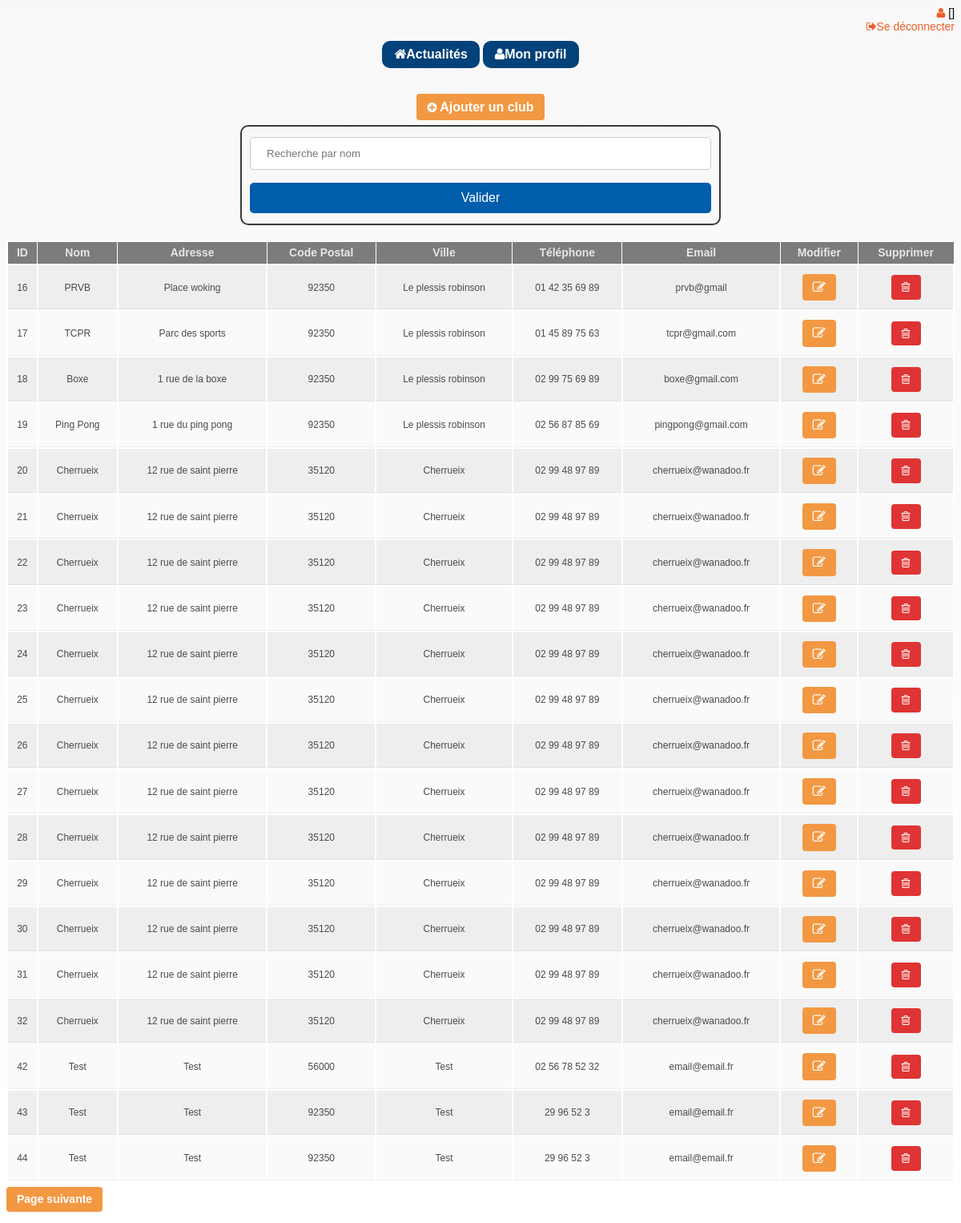
/club2021/club/club.php (signed in), run on an earlier commit of the app's database.
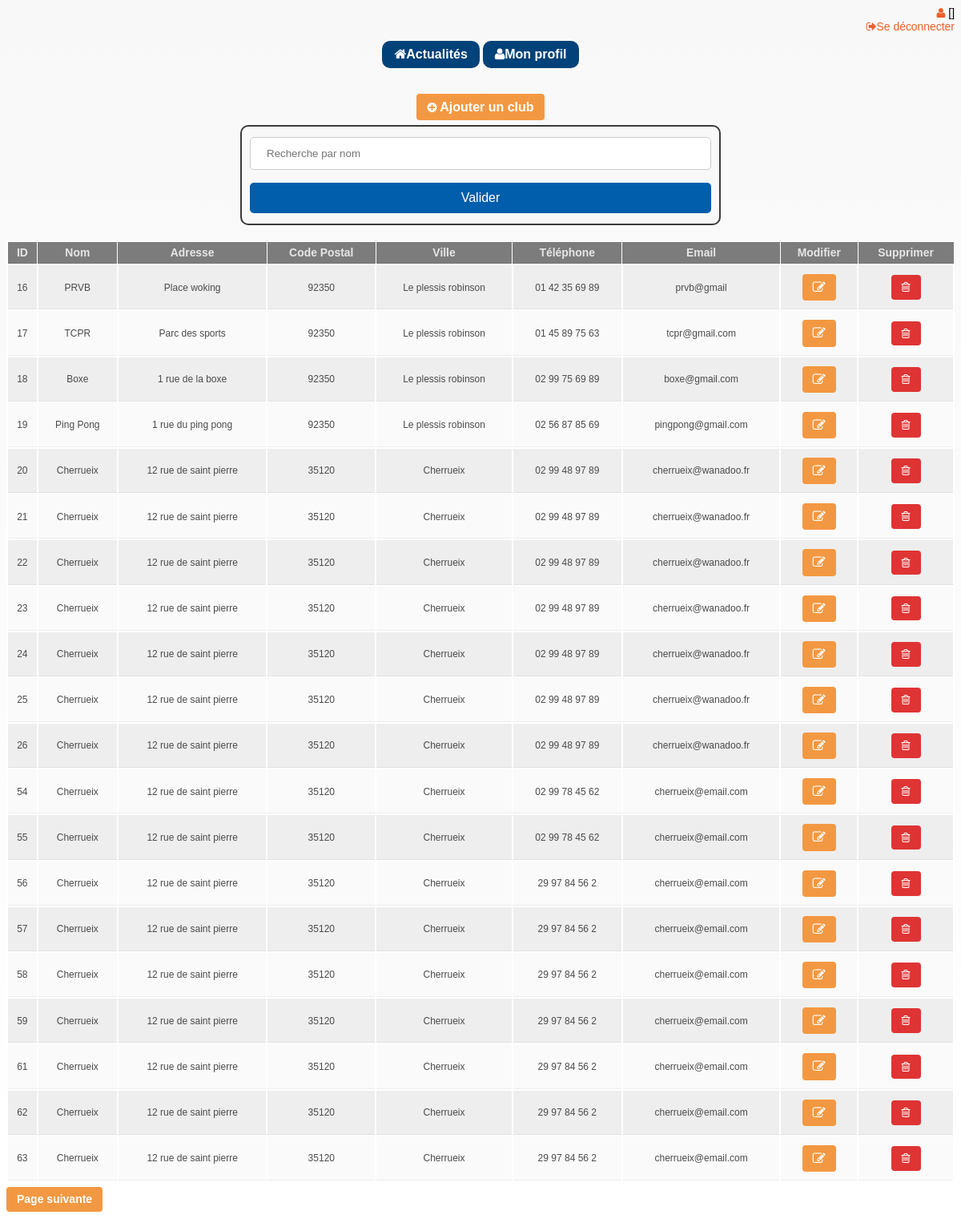
And on a later commit of the database.
### tables this page shows
CREATE TABLE Clubs(
        club_id      Int  Auto_increment  NOT NULL ,
        club_nom     Varchar (100) NOT NULL ,
        club_adresse Varchar (100) NOT NULL ,
        club_cp      Varchar (5) NOT NULL ,
        club_ville   Varchar (100) NOT NULL ,
        club_tel     Text NOT NULL ,
        club_email   Varchar (60) NOT NULL
	,CONSTRAINT Clubs_PK PRIMARY KEY (club_id)
);

### club2021/club/club.php (the view, shortened to what this page needs)
<?php
require('../inc/header.php');
?>
<body>
   <div class="txt-center">
      <br>
      <a class="btn--default" href="form_add_club.php">
         <span class="icon"><i class="fa fa-plus-circle" aria-hidden="true"></i></span>
         Ajouter un club</a>
   </div>
   <form class="form form--m center" method="GET">
      <input type="search" name="q" placeholder="Recherche par nom" value="<?= isset($_GET['q'])?$_GET['q']:null ?>"/>
      <input type="submit" value="Valider" />
   </form>
   <div class="content1col"></div>
   <?php
   $query = "SELECT * FROM clubs";
   $queryCount = "SELECT count(club_id) as count FROM clubs";
   $params = [];
   $page = (int)(isset($_GET['p'])?$_GET['p']:1);
   $offset = ($page-1)*PER_PAGE;
   $query .= " LIMIT " . PER_PAGE . " OFFSET $offset";
   $statement = $pdo->prepare($query);
   $statement->execute($params);
   $products = $statement->fetchAll(PDO::FETCH_ASSOC);
   $statement = $pdo->prepare($queryCount);
   $statement->execute($params);
   $count = (int)$statement->fetch(PDO::FETCH_ASSOC)['count'];
   $pages = ceil($count / PER_PAGE);
   function withParam($param, $value){
      return http_build_query(array_merge($_GET,[$param => $value] ));
   }
   ?>
   <table class="table">
      <thead>
         <tr>
            <th>ID</th>
            <th>Nom</th>
            <th>Adresse</th>
            <th>Code Postal</th>
            <th>Ville</th>
            <th>Téléphone</th>
            <th>Email</th>
            <th>Modifier</th>
            <th>Supprimer</th>
         </tr>
         <?php foreach ($products as $product) : ?>
            <tr>
               <td><?= $product['club_id'] ?></td>
               <td><?= $product['club_nom'] ?></td>
               <td><?= $product['club_adresse'] ?></td>
               <td><?= $product['club_cp'] ?></td>
               <td><?= $product['club_ville'] ?></td>
               <td><?= $tel = implode(' ', str_split($product['club_tel'], 2)); ?></td>
               <td><?= $product['club_email'] ?></td>
               <td><a class="btn--default btn-mini" href="form_modif_club.php?numID=<?= $product['club_id'] ?>"><i class="fa fa-pencil-square-o" aria-hidden="true" name="update"></i></a></td>
               <td><a class="btn--delete btn-mini delete-confirm" href="form_suppr_club.php?numID=<?= $product['club_id'] ?>" onclick="return confirm('Souhaitez vous supprimer ce club?')"><i class="fa fa-trash-o" aria-hidden="true" name="suppr"></i></a></td>
            </tr>
         <?php endforeach ?>
   </table>
   <?php if($pages>1 && $page < $pages): ?>
      <a  href="?<?= withParam("p",$page + 1) ?>" class="btn btn--custom">Page suivante</a>
      <?php endif ?>
   </body>
</html>

What changed in the data, as far as the page shows it:
removed clubs: club_id "27", club_nom "Cherrueix", club_adresse "12 rue de saint pierre", club_cp "35120", club_ville "Cherrueix", club_tel "02 99 48 97 89", club_email "cherrueix@wanadoo.fr"
removed clubs: club_id "28", club_nom "Cherrueix", club_adresse "12 rue de saint pierre", club_cp "35120", club_ville "Cherrueix", club_tel "02 99 48 97 89", club_email "cherrueix@wanadoo.fr"
removed clubs: club_id "29", club_nom "Cherrueix", club_adresse "12 rue de saint pierre", club_cp "35120", club_ville "Cherrueix", club_tel "02 99 48 97 89", club_email "cherrueix@wanadoo.fr"
removed clubs: club_id "30", club_nom "Cherrueix", club_adresse "12 rue de saint pierre", club_cp "35120", club_ville "Cherrueix", club_tel "02 99 48 97 89", club_email "cherrueix@wanadoo.fr"
removed clubs: club_id "31", club_nom "Cherrueix", club_adresse "12 rue de saint pierre", club_cp "35120", club_ville "Cherrueix", club_tel "02 99 48 97 89", club_email "cherrueix@wanadoo.fr"
removed clubs: club_id "32", club_nom "Cherrueix", club_adresse "12 rue de saint pierre", club_cp "35120", club_ville "Cherrueix", club_tel "02 99 48 97 89", club_email "cherrueix@wanadoo.fr"
removed clubs: club_id "42", club_nom "Test", club_adresse "Test", club_cp "56000", club_ville "Test", club_tel "02 56 78 52 32", club_email "email@email.fr"
removed clubs: club_id "43", club_nom "Test", club_adresse "Test", club_cp "92350", club_ville "Test", club_tel "29 96 52 3", club_email "email@email.fr"
removed clubs: club_id "44", club_nom "Test", club_adresse "Test", club_cp "92350", club_ville "Test", club_tel "29 96 52 3", club_email "email@email.fr"
now on this page (row edited): clubs: club_id "54", club_nom "Cherrueix", club_adresse "12 rue de saint pierre", club_cp "35120", club_ville "Cherrueix", club_tel "02 99 78 45 62", club_email "cherrueix@email.com"
now on this page (row edited): clubs: club_id "55", club_nom "Cherrueix", club_adresse "12 rue de saint pierre", club_cp "35120", club_ville "Cherrueix", club_tel "02 99 78 45 62", club_email "cherrueix@email.com"
now on this page (row unchanged): clubs: club_id "56", club_nom "Cherrueix", club_adresse "12 rue de saint pierre", club_cp "35120", club_ville "Cherrueix", club_tel "29 97 84 56 2", club_email "cherrueix@email.com"
now on this page (row unchanged): clubs: club_id "57", club_nom "Cherrueix", club_adresse "12 rue de saint pierre", club_cp "35120", club_ville "Cherrueix", club_tel "29 97 84 56 2", club_email "cherrueix@email.com"
now on this page (row unchanged): clubs: club_id "58", club_nom "Cherrueix", club_adresse "12 rue de saint pierre", club_cp "35120", club_ville "Cherrueix", club_tel "29 97 84 56 2", club_email "cherrueix@email.com"
now on this page (row unchanged): clubs: club_id "59", club_nom "Cherrueix", club_adresse "12 rue de saint pierre", club_cp "35120", club_ville "Cherrueix", club_tel "29 97 84 56 2", club_email "cherrueix@email.com"
now on this page (row unchanged): clubs: club_id "61", club_nom "Cherrueix", club_adresse "12 rue de saint pierre", club_cp "35120", club_ville "Cherrueix", club_tel "29 97 84 56 2", club_email "cherrueix@email.com"
now on this page (row unchanged): clubs: club_id "62", club_nom "Cherrueix", club_adresse "12 rue de saint pierre", club_cp "35120", club_ville "Cherrueix", club_tel "29 97 84 56 2", club_email "cherrueix@email.com"
now on this page (row unchanged): clubs: club_id "63", club_nom "Cherrueix", club_adresse "12 rue de saint pierre", club_cp "35120", club_ville "Cherrueix", club_tel "29 97 84 56 2", club_email "cherrueix@email.com"
